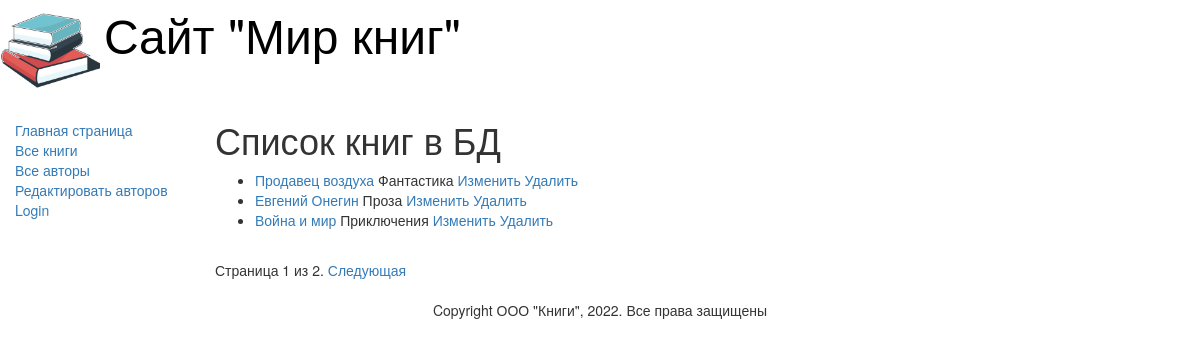
The page /books/ on the database its author committed.
### catalog/models.py (models this page shows, shortened)
class Book(models.Model):
    title = models.CharField(max_length=200,
                             help_text="Введите название книги",
                             verbose_name="Название книги")
    genre = models.ForeignKey('Genre', on_delete=models.CASCADE,
                              help_text="Введите жанр для книги",
                              verbose_name="Жанр книги", null=True)
    language = models.ForeignKey('Language', on_delete=models.CASCADE,
                                 help_text="Введите язык для книги",
                                 verbose_name="Язык книги", null=True)
    author = models.ManyToManyField("Author",
                                    help_text="Введите автора книги",
                                    verbose_name="Автор книги")
    summary = models.TextField(max_length=1000,
                               help_text="Краткое описание книги",
                               verbose_name="Аннотация книги")
    isbn = models.CharField(max_length=13,
                            help_text="Должен содержать 13 символов",
                            verbose_name="ISBN книги")
    def get_absolute_url(self):
        return reverse('books-detail', args=[self.id])
    def display_author(self):
        return ' и '.join([author.last_name for author in self.author.all()])
    display_author.short_description = 'Авторы'

class Genre(models.Model):
    name = models.CharField(max_length=200,
                            help_text="Введите жанр книги",
                            verbose_name="Жанр книги")
    def __str__(self):
        return self.name

### catalog/views.py (the view)
# urls.py: re_path(r'^books/$', views.BookListView.as_view(), name='books'),
class BookListView(generic.ListView):
    model = Book
    paginate_by = 3

### templates/catalog/book_list.html
{% extends "base_generic.html" %}
{% block content %}
<h1>Список книг в БД</h1>
{% if book_list %}
<ul>
  {% for book in book_list %}
  <li>
    <a href="{{ book.get_absolute_url }}">{{book.title}}</a>
    {{book.genre}}
    <a href="/book/update/{{book.id}}">Изменить</a>
    <a href="/book/delete/{{book.id}}">Удалить</a>
  </li>
  {% endfor %}
</ul>
{% else %}
<p> В базе данных нет книг</p>
{% endif %}
{% endblock %}

### rows shown on the page
Book: title "Продавец воздуха", genre "Фантастика"
Book: title "Евгений Онегин", genre "Проза"
Book: title "Война и мир", genre "Приключения"

### other values the page prints
{{ page_obj.number }} "1"
{{ page_obj.paginator.num_pages }} "2"
